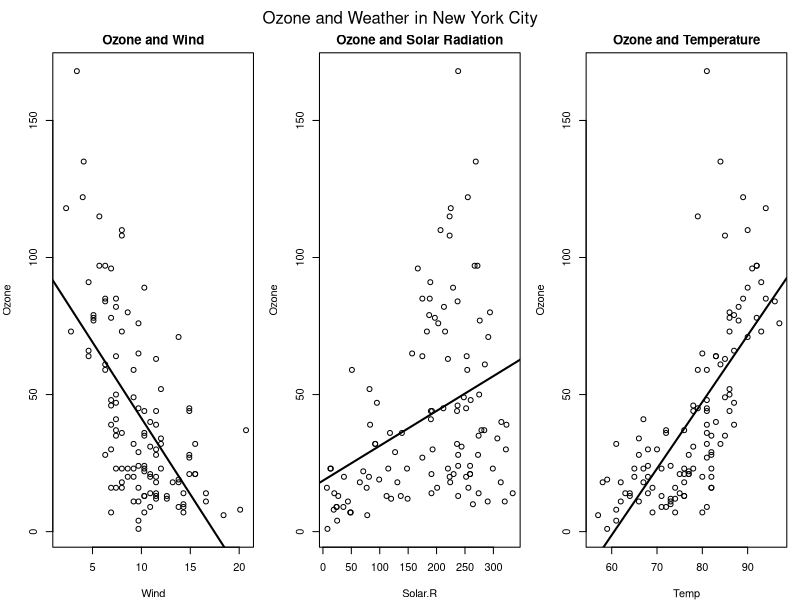

The R source for this figure:
myfunction <- function () {
  x <- rnorm(100)
  mean(x)
}

second <- function(x) {
  x + rnorm(length(x))
}

par(mfrow = c(1, 3), mar = c(4, 4, 2, 1), oma = c(0,0,2,0))
with(airquality, {
  plot(Wind, Ozone, main = "Ozone and Wind") 
  model1 <- lm(Ozone ~ Wind, airquality)
  abline(model1, lwd = 2)
  plot(Solar.R, Ozone, main = "Ozone and Solar Radiation") 
  model2 <- lm(Ozone ~ Solar.R, airquality)
  abline(model2, lwd = 2)
  plot(Temp, Ozone, main = "Ozone and Temperature")
  model3 <- lm(Ozone ~ Temp, airquality)
  abline(model3, lwd = 2)
  mtext("Ozone and Weather in New York City", outer = TRUE)
  })